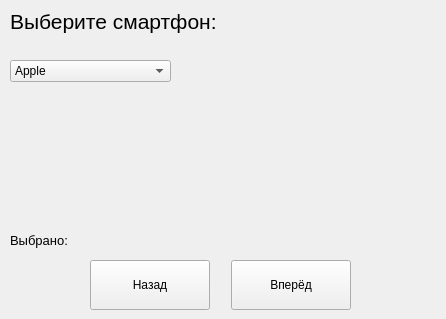
<?xml version="1.0" encoding="UTF-8"?>
<ui version="4.0">
 <class>MainWindow</class>
 <widget class="QMainWindow" name="MainWindow">
  <property name="geometry">
   <rect>
    <x>0</x>
    <y>0</y>
    <width>446</width>
    <height>319</height>
   </rect>
  </property>
  <property name="minimumSize">
   <size>
    <width>446</width>
    <height>319</height>
   </size>
  </property>
  <property name="maximumSize">
   <size>
    <width>446</width>
    <height>319</height>
   </size>
  </property>
  <property name="windowTitle">
   <string>MainWindow</string>
  </property>
  <widget class="QWidget" name="centralwidget">
   <widget class="QPushButton" name="btn_back">
    <property name="geometry">
     <rect>
      <x>90</x>
      <y>260</y>
      <width>120</width>
      <height>50</height>
     </rect>
    </property>
    <property name="font">
     <font>
      <family>Segoe UI</family>
     </font>
    </property>
    <property name="text">
     <string>Назад</string>
    </property>
   </widget>
   <widget class="QLabel" name="label_img">
    <property name="geometry">
     <rect>
      <x>190</x>
      <y>63</y>
      <width>241</width>
      <height>151</height>
     </rect>
    </property>
    <property name="text">
     <string/>
    </property>
   </widget>
   <widget class="QPushButton" name="btn_next">
    <property name="geometry">
     <rect>
      <x>231</x>
      <y>260</y>
      <width>120</width>
      <height>50</height>
     </rect>
    </property>
    <property name="font">
     <font>
      <family>Segoe UI</family>
     </font>
    </property>
    <property name="text">
     <string>Вперёд</string>
    </property>
   </widget>
   <widget class="QLabel" name="label_task">
    <property name="geometry">
     <rect>
      <x>10</x>
      <y>6</y>
      <width>331</width>
      <height>31</height>
     </rect>
    </property>
    <property name="font">
     <font>
      <family>Segoe UI</family>
      <pointsize>16</pointsize>
     </font>
    </property>
    <property name="text">
     <string>Выберите смартфон:</string>
    </property>
   </widget>
   <widget class="QLabel" name="label_selected">
    <property name="geometry">
     <rect>
      <x>10</x>
      <y>230</y>
      <width>321</width>
      <height>21</height>
     </rect>
    </property>
    <property name="font">
     <font>
      <family>Segoe UI</family>
      <pointsize>10</pointsize>
     </font>
    </property>
    <property name="text">
     <string>Выбрано:</string>
    </property>
   </widget>
   <widget class="QComboBox" name="comboBox">
    <property name="geometry">
     <rect>
      <x>10</x>
      <y>60</y>
      <width>161</width>
      <height>22</height>
     </rect>
    </property>
    <item>
     <property name="text">
      <string>Apple</string>
     </property>
    </item>
    <item>
     <property name="text">
      <string>Samsung</string>
     </property>
    </item>
    <item>
     <property name="text">
      <string>Xiaomi</string>
     </property>
    </item>
    <item>
     <property name="text">
      <string>Nokia</string>
     </property>
    </item>
    <item>
     <property name="text">
      <string>Meizu</string>
     </property>
    </item>
    <item>
     <property name="text">
      <string>Huawei</string>
     </property>
    </item>
    <item>
     <property name="text">
      <string>LG</string>
     </property>
    </item>
   </widget>
  </widget>
 </widget>
 <resources/>
 <connections/>
</ui>
